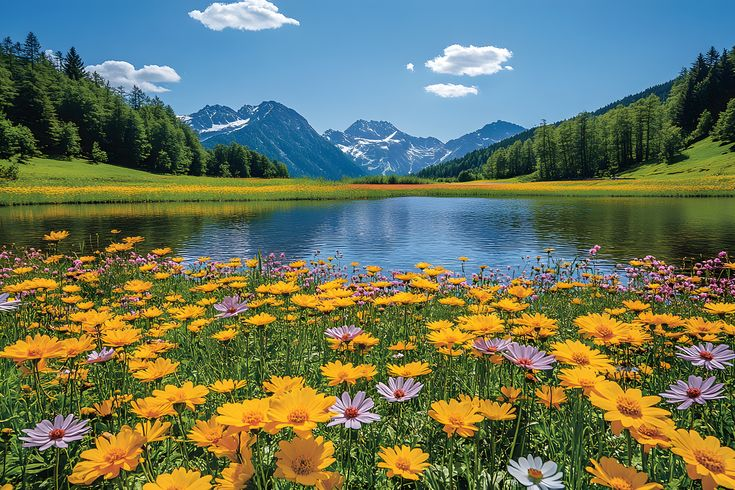
%> input picture images/view.jfif, 735 x 490 px
$ octave --eval "phase3_contrast(imread('images/view.jfif'));"   (GNU Octave 9; MATLAB toolbox functions it lacks are replaced by stand-ins)
%> lines starting %> are read from the running program, lines starting %| are printed output that depends on the picture
function phase3_contrast(img_gray)

% convert to double
img = double(img_gray);

% linear stretching (spreads pixel values from 0 to 255)
img_stretched = (img - min(img(:))) / (max(img(:)) - min(img(:))) * 255;
img_stretched = uint8(img_stretched);
%> img_stretched is the input picture: size 490x735x3 uint8; mean R, G, B 105.3, 116.2, 91.3

% histogram equalization (auto improves contrast)
img_eq = histeq(img_gray);
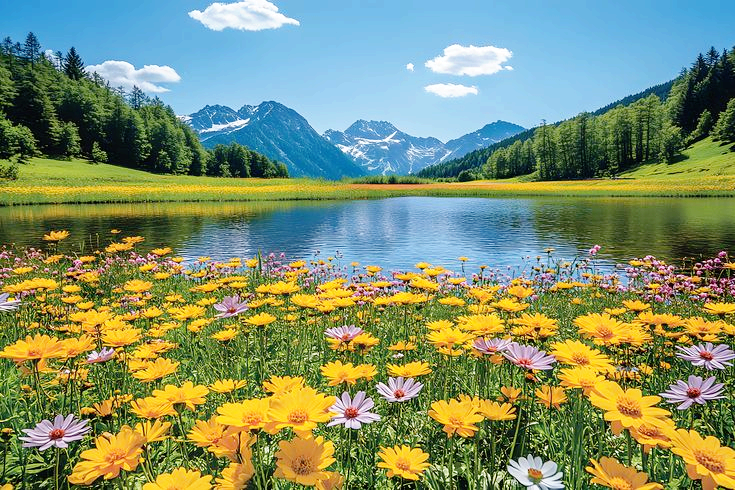
%> img_eq: size 490x735x3 uint8; mean R, G, B 127.2, 143.5, 107.5
%> `phase3_contrast(imread('images/view.jfif'));`:
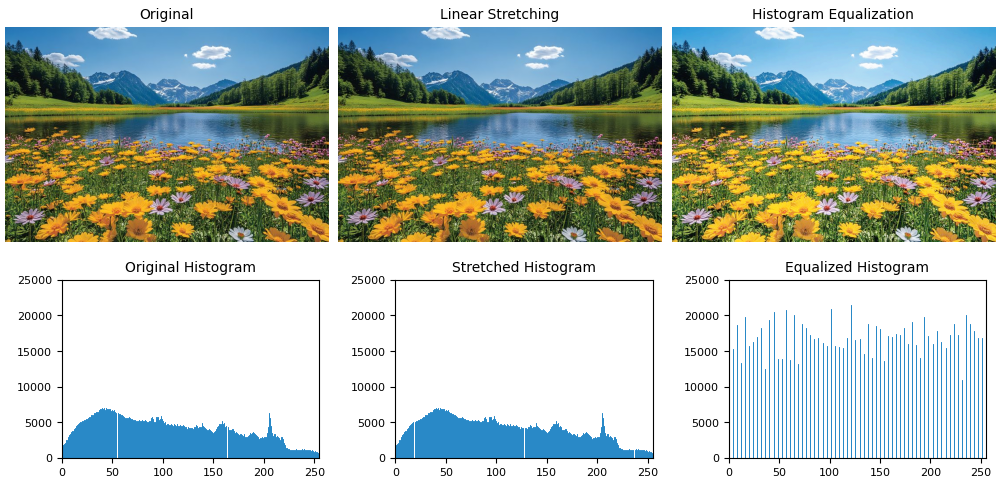
%> figure redrawn from the program's plot data, 6 panels

% show results
figure
subplot(2,3,1)
imshow(img_gray)
title('Original')

subplot(2,3,2)
imshow(img_stretched)
title('Linear Stretching')

subplot(2,3,3)
imshow(img_eq)
title('Histogram Equalization')

subplot(2,3,4)
imhist(img_gray)
title('Original Histogram')

subplot(2,3,5)
imhist(img_stretched)
title('Stretched Histogram')

subplot(2,3,6)
imhist(img_eq)
title('Equalized Histogram')

end
